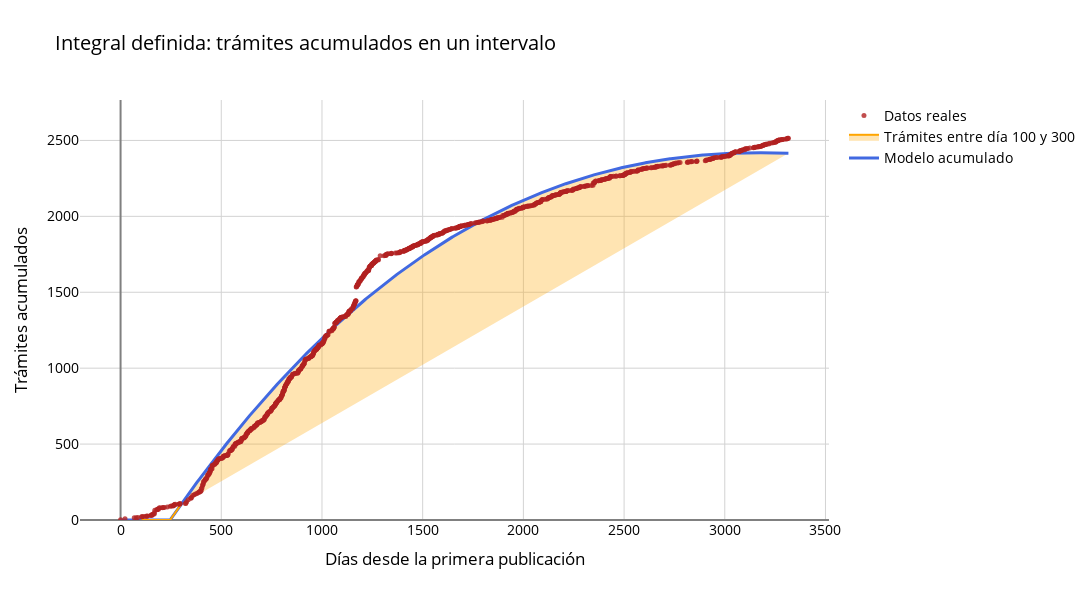

This figure's notebook cell:
### Code cell
import numpy as np
import pandas as pd
import plotly.graph_objects as go
from scipy.integrate import quad

# --- Supongamos que ya tenemos ---
# dias       -> array con días desde la primera fecha
# y          -> array con trámites acumulados
# a, b, c, d -> parámetros del modelo ajustado
# inicio, fin -> intervalo de días para la integral

# 1. Crear puntos para la curva del modelo
x_fit = np.linspace(dias.min(), dias.max(), 1000)
y_fit = a*x_fit**3 + b*x_fit**2 + c*x_fit + d
y_fit_positive = np.maximum(0, y_fit)

# 2. Calcular integral definida
integral_total, error = quad(lambda x: a*x**3 + b*x**2 + c*x + d, inicio, fin)
print(f"Trámites incorporados entre el día {inicio} y {fin}: {integral_total:.0f}")

# 3. Crear DataFrame para Plotly
df_fit = pd.DataFrame({'x_fit': x_fit, 'y_fit': y_fit_positive})
df_fill = df_fit[(df_fit['x_fit'] >= inicio) & (df_fit['x_fit'] <= fin)].copy()
df_fill['y_fit'] = np.maximum(0, df_fill['y_fit'])

# 4. Crear figura
fig = go.Figure()

# Línea del modelo ajustado
fig.add_trace(go.Scatter(
    x=df_fit['x_fit'], y=df_fit['y_fit'],
    mode='lines', name='Modelo acumulado',
    line=dict(color='royalblue', width=3)
))

# Área sombreada de la integral
fig.add_trace(go.Scatter(
    x=df_fill['x_fit'],
    y=df_fill['y_fit'],
    fill='tonexty',
    mode='lines',
    line=dict(color='orange', width=2),
    fillcolor='rgba(255,165,0,0.3)',
    name=f'Trámites entre día {inicio} y {fin}'
))

# Línea base (y=0) para el relleno
fig.add_trace(go.Scatter(
    x=df_fill['x_fit'],
    y=[0]*len(df_fill),
    mode='lines',
    line=dict(width=0),
    showlegend=False
))

# Puntos de datos reales
fig.add_trace(go.Scatter(
    x=dias, y=y,
    mode='markers', name='Datos reales',
    marker=dict(color='firebrick', size=5, opacity=0.8)
))

# Estilo científico tipo GeoGebra
fig.update_layout(
    title='Integral definida: trámites acumulados en un intervalo',
    xaxis_title='Días desde la primera publicación',
    yaxis_title='Trámites acumulados',
    plot_bgcolor='white',
    paper_bgcolor='white',
    font=dict(color='black', size=14),
    title_font_size=20,
    width=1200, height=600,
    hovermode='x unified',
    legend_bgcolor='white',
    legend_font=dict(color='black'),
    yaxis_range=[0, max(y.max(), y_fit_positive.max())*1.1]
)

# Rejillas tipo GeoGebra
fig.update_xaxes(showgrid=True, gridwidth=1, gridcolor='lightgrey',
                 zeroline=True, zerolinewidth=2, zerolinecolor='grey')
fig.update_yaxes(showgrid=True, gridwidth=1, gridcolor='lightgrey',
                 zeroline=True, zerolinewidth=2, zerolinecolor='grey')

fig.show()

### Figure 1 — Plotly figure (JSON) as saved in the notebook; plotly's stock layout.template omitted (floating-point values rounded to 4 significant figures; data arrays with more than 128 entries replaced by an {"elided": "..."} marker saying what was removed)
{"data": [{"line": {"color": "royalblue", "width": 3}, "mode": "lines", "name": "Modelo acumulado", "type": "scatter", "x": {"elided": "1000 float values"}, "y": {"elided": "1000 float values"}}, {"fill": "tonexty", "fillcolor": "rgba(255,165,0,0.3)", "line": {"color": "orange", "width": 2}, "mode": "lines", "name": "Trámites entre día 100 y 300", "type": "scatter", "x": [102.9, 106.2, 109.5, 112.9, 116.2, 119.5, 122.8, 126.1, 129.5, 132.8, 136.1, 139.4, 142.7, 146.1, 149.4, 152.7, 156.0, 159.3, 162.6, 166.0, 169.3, 172.6, 175.9, 179.2, 182.6, 185.9, 189.2, 192.5, 195.8, 199.2, 202.5, 205.8, 209.1, 212.4, 215.8, 219.1, 222.4, 225.7, 229.0, 232.4, 235.7, 239.0, 242.3, 245.6, 248.9, 252.3, 255.6, 258.9, 262.2, 265.5, 268.9, 272.2, 275.5, 278.8, 282.1, 285.5, 288.8, 292.1, 295.4, 298.7], "y": [0.0, 0.0, 0.0, 0.0, 0.0, 0.0, 0.0, 0.0, 0.0, 0.0, 0.0, 0.0, 0.0, 0.0, 0.0, 0.0, 0.0, 0.0, 0.0, 0.0, 0.0, 0.0, 0.0, 0.0, 0.0, 0.0, 0.0, 0.0, 0.0, 0.0, 0.0, 0.0, 0.0, 0.0, 0.0, 0.0, 0.0, 0.0, 0.0, 0.0, 0.0, 0.0, 0.0, 0.0, 5.804, 12.16, 18.51, 24.84, 31.17, 37.48, 43.79, 50.08, 56.37, 62.64, 68.91, 75.16, 81.41, 87.64, 93.86, 100.1]}, {"line": {"width": 0}, "mode": "lines", "showlegend": false, "type": "scatter", "x": [102.9, 106.2, 109.5, 112.9, 116.2, 119.5, 122.8, 126.1, 129.5, 132.8, 136.1, 139.4, 142.7, 146.1, 149.4, 152.7, 156.0, 159.3, 162.6, 166.0, 169.3, 172.6, 175.9, 179.2, 182.6, 185.9, 189.2, 192.5, 195.8, 199.2, 202.5, 205.8, 209.1, 212.4, 215.8, 219.1, 222.4, 225.7, 229.0, 232.4, 235.7, 239.0, 242.3, 245.6, 248.9, 252.3, 255.6, 258.9, 262.2, 265.5, 268.9, 272.2, 275.5, 278.8, 282.1, 285.5, 288.8, 292.1, 295.4, 298.7], "y": [0, 0, 0, 0, 0, 0, 0, 0, 0, 0, 0, 0, 0, 0, 0, 0, 0, 0, 0, 0, 0, 0, 0, 0, 0, 0, 0, 0, 0, 0, 0, 0, 0, 0, 0, 0, 0, 0, 0, 0, 0, 0, 0, 0, 0, 0, 0, 0, 0, 0, 0, 0, 0, 0, 0, 0, 0, 0, 0, 0]}, {"marker": {"color": "firebrick", "opacity": 0.8, "size": 5}, "mode": "markers", "name": "Datos reales", "type": "scatter", "x": {"elided": "951 int values"}, "y": {"elided": "951 int values"}}], "layout": {"font": {"color": "black", "size": 14}, "height": 600, "hovermode": "x unified", "legend": {"bgcolor": "white", "font": {"color": "black"}}, "paper_bgcolor": "white", "plot_bgcolor": "white", "title": {"font": {"size": 20}, "text": "Integral definida: trámites acumulados en un intervalo"}, "width": 1200, "xaxis": {"gridcolor": "lightgrey", "gridwidth": 1, "showgrid": true, "title": {"text": "Días desde la primera publicación"}, "zeroline": true, "zerolinecolor": "grey", "zerolinewidth": 2}, "yaxis": {"gridcolor": "lightgrey", "gridwidth": 1, "range": [0, 2766.0], "showgrid": true, "title": {"text": "Trámites acumulados"}, "zeroline": true, "zerolinecolor": "grey", "zerolinewidth": 2}}}
